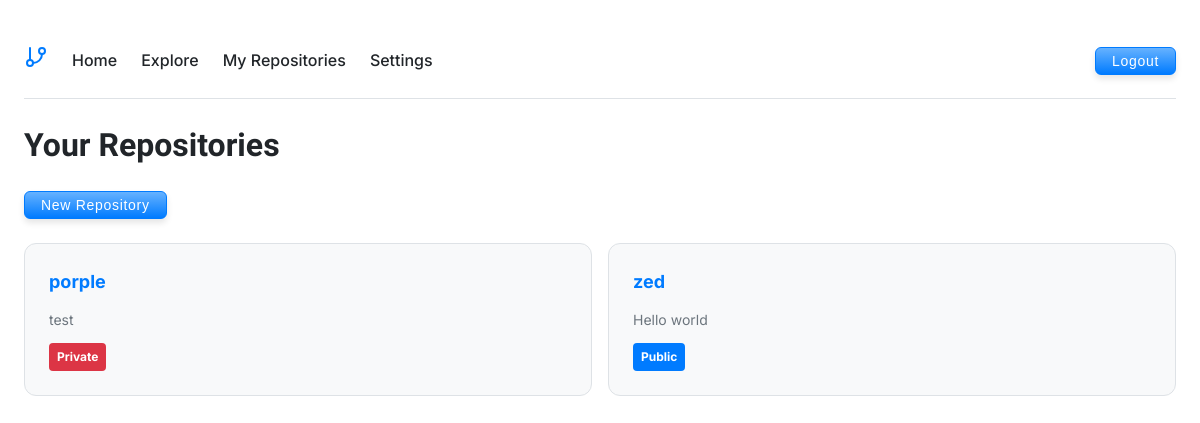
Before: /dashboard.php (signed in) with the older database file.
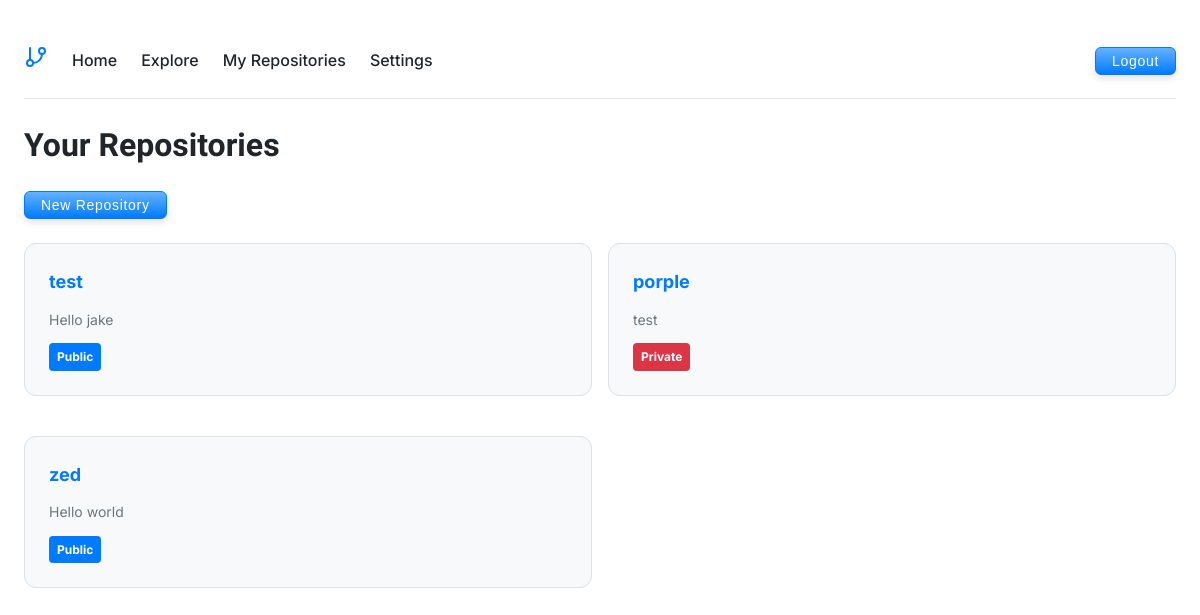
After: the same page with the newer database file.
### tables this page shows
CREATE TABLE repositories (
        id INTEGER PRIMARY KEY AUTOINCREMENT,
        user_id INTEGER NOT NULL,
        name TEXT NOT NULL,
        description TEXT,
        is_public BOOLEAN DEFAULT 0,
        created_at DATETIME DEFAULT CURRENT_TIMESTAMP,
        last_updated DATETIME DEFAULT CURRENT_TIMESTAMP,
        FOREIGN KEY (user_id) REFERENCES users(id),
        UNIQUE(user_id, name)
    );

### includes/auth.php (called while the page is built, shortened)
<?php
function isLoggedIn() {
    return isset($_SESSION['user_id']);
}

### includes/repository.php (called while the page is built, shortened)
<?php
require_once 'auth.php';
function listUserRepositories($userId, $username) {
    $db = Database::getInstance();
    $stmt = $db->prepare('
        SELECT * FROM repositories
        WHERE user_id = :user_id
        ORDER BY created_at DESC
    ');
    $stmt->bindValue(':user_id', $userId, SQLITE3_INTEGER);
    $repos = [];
    $result = $stmt->execute();
    while ($row = $result->fetchArray(SQLITE3_ASSOC)) {
        $repos[] = $row;
    }
    $dir = "/Users/fultonbrowne/code/users/$username";
    $files = scandir($dir);
    return $repos;
}

### includes/database.php (called while the page is built, shortened)
<?php
class Database {
    private static $db = null;
    public static function getInstance() {
        if (self::$db === null) {
            self::$db = new SQLite3('gitplace.db');
            self::$db->enableExceptions(true);
        }
        return self::$db;
    }
}
function initDatabase() {
    $db = Database::getInstance();
    $db->exec('CREATE TABLE IF NOT EXISTS users (
        id INTEGER PRIMARY KEY AUTOINCREMENT,
        username TEXT UNIQUE NOT NULL,
        password_hash TEXT NOT NULL,
        repo_path TEXT UNIQUE NOT NULL,
        created_at DATETIME DEFAULT CURRENT_TIMESTAMP
    )');
    $db->exec('CREATE TABLE IF NOT EXISTS repositories (
        id INTEGER PRIMARY KEY AUTOINCREMENT,
        user_id INTEGER NOT NULL,
        name TEXT NOT NULL,
        description TEXT,
        is_public BOOLEAN DEFAULT 0,
        created_at DATETIME DEFAULT CURRENT_TIMESTAMP,
        last_updated DATETIME DEFAULT CURRENT_TIMESTAMP,
        FOREIGN KEY (user_id) REFERENCES users(id),
        UNIQUE(user_id, name)
    )');
    $db->exec('CREATE TABLE IF NOT EXISTS issues (
        id INTEGER PRIMARY KEY AUTOINCREMENT,
        repository_id INTEGER NOT NULL,
        title TEXT NOT NULL,
        description TEXT,
        status TEXT NOT NULL DEFAULT "open",
        created_by INTEGER NOT NULL,
        assigned_to INTEGER,
        created_at DATETIME DEFAULT CURRENT_TIMESTAMP,
        updated_at DATETIME DEFAULT CURRENT_TIMESTAMP,
        FOREIGN KEY (repository_id) REFERENCES repositories(id),
        FOREIGN KEY (created_by) REFERENCES users(id),
        FOREIGN KEY (assigned_to) REFERENCES users(id)
    )');
    $db->exec('CREATE TABLE IF NOT EXISTS issue_comments (
        id INTEGER PRIMARY KEY AUTOINCREMENT,
        issue_id INTEGER NOT NULL,
        user_id INTEGER NOT NULL,
        comment TEXT NOT NULL,
        created_at DATETIME DEFAULT CURRENT_TIMESTAMP,
        FOREIGN KEY (issue_id) REFERENCES issues(id),
        FOREIGN KEY (user_id) REFERENCES users(id)
    )');
    $db->exec('CREATE TABLE IF NOT EXISTS ssh_keys (
            id INTEGER PRIMARY KEY AUTOINCREMENT,
            user_id INTEGER NOT NULL,
            name TEXT NOT NULL,
            public_key TEXT NOT NULL,
            fingerprint TEXT NOT NULL,
            created_at DATETIME DEFAULT CURRENT_TIMESTAMP,
            last_used_at DATETIME,
            FOREIGN KEY (user_id) REFERENCES users(id),
            UNIQUE(user_id, fingerprint)
        )');
        $hasGitName = $db->querySingle("SELECT COUNT(*) FROM pragma_table_info('users') WHERE name='git_name'") > 0;
}

### dashboard.php (the view, shortened to what this page needs)
<?php
require_once 'includes/auth.php';
require_once 'includes/database.php';
require_once 'includes/repository.php';
initDatabase();
?>
<!DOCTYPE html>
<html>
<head>
    <link rel="stylesheet" href="style.css">
</head>
<body>
    <?php include 'includes/header.php'; ?>
    <?php if (!isLoggedIn()): ?>
        You are not supposed to be here lmao.
    <?php else: ?>
        <div class="repository-list">
            <h1>Your Repositories</h1>
                <form action="new_repo.php" method="get" style="padding-bottom: 24px;">
                    <button type="submit" class="btn-primary">New Repository</button>
                </form>
            <?php
            $userRepos = listUserRepositories($_SESSION['user_id'], $_SESSION['username']);
            if (empty($userRepos)): ?>
                <p>You don't have any repositories yet.</p>
            <?php else: ?>
                <div class="grid-container">
                    <?php foreach ($userRepos as $repo): ?>
                        <div class="repo-card">
                            <a href="files.php?repo=<?php echo urlencode($repo['name']); ?>">
                                <?php echo htmlspecialchars($repo['name']); ?>
                            </a>
                            <?php if ($repo['description']): ?>
                                <p class="repo-description">
                                    <?php echo htmlspecialchars($repo['description']); ?>
                                </p>
                            <?php endif; ?>
                            <span class="repo-visibility <?php echo $repo['is_public'] ? '' : 'private'; ?>">
                                <?php echo $repo['is_public'] ? 'Public' : 'Private'; ?>
                            </span>
                        </div>
                    <?php endforeach; ?>
                </div>
            <?php endif; ?>
        </div>
    <?php endif; ?>
</body>
</html>

Changed rows visible on the page:
added repositories: name "test", description "Hello jake", is_public "Public"
